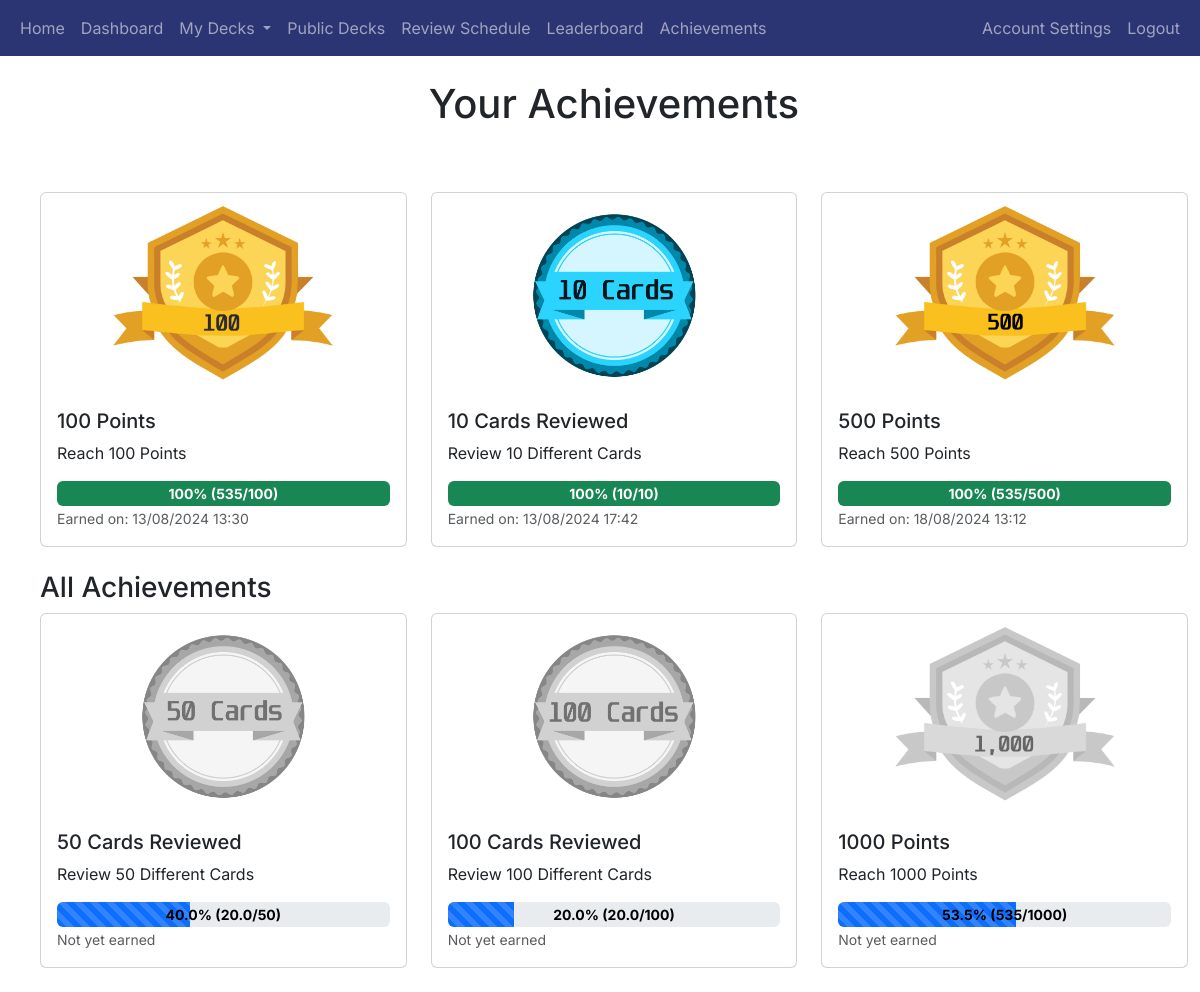
Page /user_achievements (signed in) on the committed database.
### app/gamification/models.py (models this page shows)
class Achievement(db.Model):
    achievement_id = db.Column(db.Integer, primary_key=True)
    name = db.Column(db.String(100), nullable=False)
    description = db.Column(db.String(255), nullable=False)
    points = db.Column(db.Integer, nullable=False, default=0)
    badge_image = db.Column(db.String(255), nullable=False)
    target = db.Column(db.Integer, nullable=False, default=0)  # Add this line
    users = db.relationship('UserAchievement', back_populates='achievement', cascade='all, delete-orphan')

class UserAchievement(db.Model):
    id = db.Column(db.Integer, primary_key=True)
    user_id = db.Column(db.Integer, db.ForeignKey('user.user_id'), nullable=False)
    achievement_id = db.Column(db.Integer, db.ForeignKey('achievement.achievement_id'), nullable=False)
    date_earned = db.Column(db.DateTime, default=datetime.utcnow, nullable=False)
    user = db.relationship('User', back_populates='achievements')
    achievement = db.relationship('Achievement', back_populates='users')

### app/auth/models.py (models this page shows, shortened)
class User(db.Model, UserMixin):
    user_id = db.Column(db.Integer, primary_key=True)
    username = db.Column(db.String(80), unique=True, nullable=False)
    email = db.Column(db.String(120), unique=True, nullable=False)
    password_hash = db.Column(db.String(256), nullable=False)
    points = db.Column(db.Integer, default=0)  # Add points column
    achievements = db.relationship('UserAchievement', back_populates='user', cascade='all, delete-orphan')
    login_events = db.relationship('LoginEvent', backref='user', cascade='all, delete-orphan', lazy=True)
    decks = db.relationship('Deck', backref='user', cascade='all, delete-orphan', lazy=True)

### app/gamification/routes.py (the view)
@gamification_blueprint.route('/user_achievements')
@login_required
def user_achievements():
    user_achievements = UserAchievement.query.filter_by(user_id=current_user.user_id).all()
    all_achievements = Achievement.query.all()
    user_achievements_dict = {ua.achievement_id: ua for ua in user_achievements}
    achievements_with_progress = [
        {
            'achievement': ua,
            'progress': calculate_progress(ua),
            'formatted_date': ua.date_earned.strftime('%d/%m/%Y %H:%M')  # Format the date here
        } for ua in user_achievements
    ]
    all_achievements_with_progress = [
        {
            'achievement': achievement,
            'progress': calculate_progress_all(achievement)
        } for achievement in all_achievements if achievement.achievement_id not in user_achievements_dict
    ]
    return render_template(
        'user_achievements.html',
        achievements_with_progress=achievements_with_progress,
        all_achievements_with_progress=all_achievements_with_progress,
        user_achievements=user_achievements_dict
    )

### app/__init__.py (called while the page is built)
@login_manager.user_loader
def load_user(user_id):
    return User.query.get(int(user_id))

@app.template_filter('to_uk_time')
def to_uk_time(date):
    if date.tzinfo is None:  # If the datetime is naive, assume it's in UTC
        date = pytz.utc.localize(date)
    uk_date = date.astimezone(uk_timezone)
    return uk_date.strftime('%d/%m/%Y %H:%M')

### app/gamification/routes.py (called while the page is built)
def calculate_progress(user_achievement):
    total_unique_cards_reviewed = db.session.query(ReviewOutcome.card_id).filter_by(user_id=current_user.user_id).distinct().count()
    if "Cards Reviewed" in user_achievement.achievement.name:
        if user_achievement.achievement.target > 0:
            progress = (total_unique_cards_reviewed / int(user_achievement.achievement.target)) * 100
            return min(progress, 100)
    else:  # Otherwise, it must be a points-based achievement
        if user_achievement.achievement.target > 0:
            progress = (current_user.points / user_achievement.achievement.target) * 100
            return min(progress, 100)
    return 0

def calculate_progress_all(achievement):
    total_unique_cards_reviewed = db.session.query(ReviewOutcome.card_id).filter_by(user_id=current_user.user_id).distinct().count()
    if "Cards Reviewed" in achievement.name:
        if achievement.target > 0:
            return min((total_unique_cards_reviewed / int(achievement.target)) * 100, 100)
    else:  # Otherwise, it must be a points-based achievement
        if achievement.target > 0:
            return min((current_user.points / achievement.target) * 100, 100)
    return 0

### app/gamification/templates/user_achievements.html (shortened to what this page needs)
{% extends "base.html" %}
{% block heading %}Your Achievements{% endblock %}
{% block content %}
<div class="container mt-4">
    <div class="row">
        {% for entry in achievements_with_progress %}
            <div class="col-md-4 mb-4">
                <div class="card">
                    <img src="{{ url_for('static', filename=entry['achievement'].achievement.badge_image) }}" class="card-img-top" alt="{{ entry['achievement'].achievement.name }}">
                    <div class="card-body">
                        <h5 class="card-title">{{ entry['achievement'].achievement.name }}</h5>
                        <p class="card-text">{{ entry['achievement'].achievement.description }}</p>
                        <div class="progress position-relative" style="height: 25px;">
                            <div class="progress-bar bg-success" role="progressbar" style="width: {{ entry['progress'] if entry['progress'] <= 100 else 100 }}%;" aria-valuenow="{{ entry['progress'] if entry['progress'] <= 100 else 100 }}" aria-valuemin="0" aria-valuemax="100">
                                <span class="position-absolute w-100 text-center" style="color: white; font-size: 14px; font-weight: bold;">
                                    {% if "Cards Reviewed" in entry['achievement'].achievement.name %}
                                        {{ entry['progress'] | round(1) }}% ({{ entry['progress'] * (entry['achievement'].achievement.target) // 100 }}/{{ entry['achievement'].achievement.target }})
                                    {% else %}
                                        {{ entry['progress'] | round(1) }}% ({{ current_user.points }}/{{ entry['achievement'].achievement.target }})
                                    {% endif %}
                                </span>
                            </div>
                        </div>
                        <p class="card-text">
                            <small class="text-muted">Earned on: {{ entry['achievement'].date_earned | to_uk_time }}</small>
                        </p>
                    </div>
                </div>
            </div>
        {% endfor %}
    </div>
    <div class="row">
        <h3>All Achievements</h3>
        {% for entry in all_achievements_with_progress %}
            {% if entry['achievement'].achievement_id not in user_achievements %}
                <div class="col-md-4 mb-4">
                    <div class="card unearned">
                        <img src="{{ url_for('static', filename=entry['achievement'].badge_image) }}" class="card-img-top achievement-image" alt="{{ entry['achievement'].name }}">
                        <div class="card-body">
                            <h5 class="card-title">{{ entry['achievement'].name }}</h5>
                            <p class="card-text">{{ entry['achievement'].description }}</p>
                            <div class="progress position-relative" style="height: 25px;">
                                <div class="progress-bar progress-bar-striped" role="progressbar" style="width: {{ entry['progress'] if entry['progress'] <= 100 else 100 }}%;" aria-valuenow="{{ entry['progress'] if entry['progress'] <= 100 else 100 }}" aria-valuemin="0" aria-valuemax="100">
                                    <span class="position-absolute w-100 text-center" style="color: black; font-size: 14px; font-weight: bold;">
                                        {% if "Cards Reviewed" in entry['achievement'].name %}
                                            {{ entry['progress'] | round(1) }}% ({{ entry['progress'] * (entry['achievement'].target) // 100 }}/{{ entry['achievement'].target }})
                                        {% else %}
                                            {{ entry['progress'] | round(1) }}% ({{ current_user.points }}/{{ entry['achievement'].target }})
                                        {% endif %}
                                    </span>
                                </div>
                            </div>
                            {% if entry['achievement'].achievement_id in user_achievements %}
                                <p class="card-text">
                                    <small class="text-muted">Earned on: {{ entry['achievement'].date_earned | to_uk_time }}</small>
                                </p>
                            {% else %}
                                <p class="card-text">
                                    <small class="text-muted">Not yet earned</small>
                                </p>
                            {% endif %}
                        </div>
                    </div>
                </div>
            {% endif %}
        {% endfor %}
    </div>
</div>
{% endblock %}

### app/templates/base.html (shortened to what this page needs)
<!doctype html>
<html lang="en">
<head>
    <link href="https://cdn.jsdelivr.net/npm/bootstrap@5.3.2/dist/css/bootstrap.min.css" rel="stylesheet"
>
    <link rel="stylesheet" href="{{ url_for('static', filename='styles.css') }}">
</head>
<body>
<header class="site-header">
    <nav class="navbar navbar-expand-sm navbar-dark bg-dark-blue">
        <div class="container-fluid">
            <div class="collapse navbar-collapse" id="navbarToggle">
                <div class="navbar-nav me-auto">
                    {% if current_user.is_authenticated %}
                        <a class="nav-item nav-link" href="{{ url_for('main.index') }}">Home</a>
                    <a class="nav-item nav-link" href="{{ url_for('main.dashboard') }}">Dashboard</a>
                    <li class="nav-item dropdown">
                        <a class="nav-link dropdown-toggle" href="#" id="navbarDropdown" role="button" data-bs-toggle="dropdown" aria-expanded="false">
                            My Decks
                        </a>
                    </li>
                    <a class="nav-item nav-link" href="{{ url_for('decks.public_decks') }}">Public Decks</a>
                        <a class="nav-link" href="{{ url_for('review.review_schedule') }}">Review Schedule</a>
                    <a class="nav-item nav-link" href="{{ url_for('gamification.leaderboard') }}">Leaderboard</a>
                    <a class="nav-item nav-link" href="{{ url_for('gamification.user_achievements') }}">Achievements</a>
                </div>
                <div class="navbar-nav ms-auto">
                    <a class="nav-link" href="{{ url_for('auth.account_settings') }}">Account Settings</a>
                    <a class="nav-item nav-link" href="{{ url_for('auth.logout') }}">Logout</a>
                    {% else %}
                    <a class="nav-item nav-link" href="{{ url_for('main.index') }}">Home</a>
                </div>
                <div class="navbar-nav ms-auto">
                    <a class="nav-item nav-link" href="{{ url_for('auth.login') }}">Login</a>
                    <a class="nav-item nav-link" href="{{ url_for('auth.register') }}">Register</a>
                    {% endif %}
                </div>
            </div>
        </div>
    </nav>
</header>
<main role="main" class="container-fluid">
    <div class="row mt-2 ms-3">
        <div class="col-12 mt-3 mb-3 text-center">
            <h1>{%  block heading %}{% endblock %}</h1>
        </div>
    </div>
    <div class="row mt-3 ms-3">
        {% block content %}{% endblock %}
    </div>
</main>
</body>
</html>

### app/static/styles.css (style rules this page uses)
.card-img-top { width: 100%; height: auto; max-height: 200px; object-fit: contain; }
.card.unearned .card-img-top { filter: grayscale(100%); opacity: 0.6; }
.bg-dark-blue { background-color: #2c3573 !important; }

### app/templates/base.html (style rules this page uses)
body { font-family: 'Inter', sans-serif; }
h1, h2, h3, h4, h5, h6, p, a { font-family: 'Inter', sans-serif; }

### rows in the picture
Achievement: badge_image (picture), achievement.achievement.name "100 Points", achievement.achievement.description "Reach 100 Points", achievement.achievement.target "100"
User: points "535" "535", points "535"
UserAchievement: achievement.date_earned|to_uk_time "13/08/2024 13:30"
Achievement: badge_image (picture), achievement.achievement.name "10 Cards Reviewed", achievement.achievement.description "Review 10 Different Cards", target "10", achievement.achievement.target "10"
UserAchievement: achievement.date_earned|to_uk_time "13/08/2024 17:42"
Achievement: badge_image (picture), achievement.achievement.name "500 Points", achievement.achievement.description "Reach 500 Points", achievement.achievement.target "500"
UserAchievement: achievement.date_earned|to_uk_time "18/08/2024 13:12"
Achievement: badge_image (picture), achievement.name "50 Cards Reviewed", achievement.description "Review 50 Different Cards", entry['progress']*(entry['achievement'].target)//100 "20.0", achievement.target "50"
Achievement: badge_image (picture), achievement.name "100 Cards Reviewed", achievement.description "Review 100 Different Cards", entry['progress']*(entry['achievement'].target)//100 "20.0", achievement.target "100"
Achievement: badge_image (picture), achievement.name "1000 Points", achievement.description "Reach 1000 Points", achievement.target "1000"

### other values in the picture
{{ entry['progress'] | round(1) }} "100" "100"
{{ entry['progress'] | round(1) }} "100"
{{ entry['progress'] | round(1) }} "40.0" "20.0"
{{ entry['progress'] | round(1) }} "53.5"
